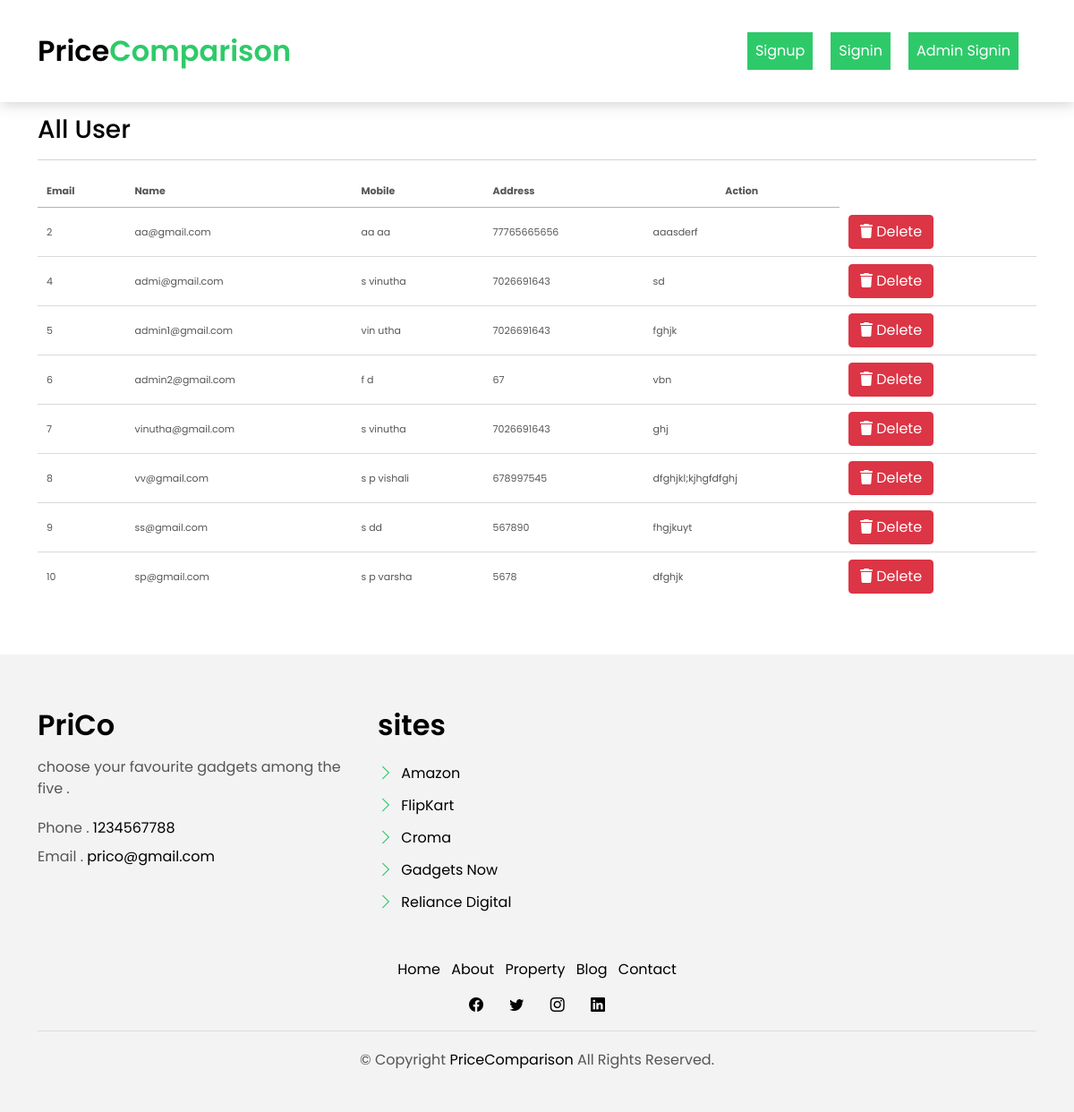
Before: /all-user/ with the older database file.
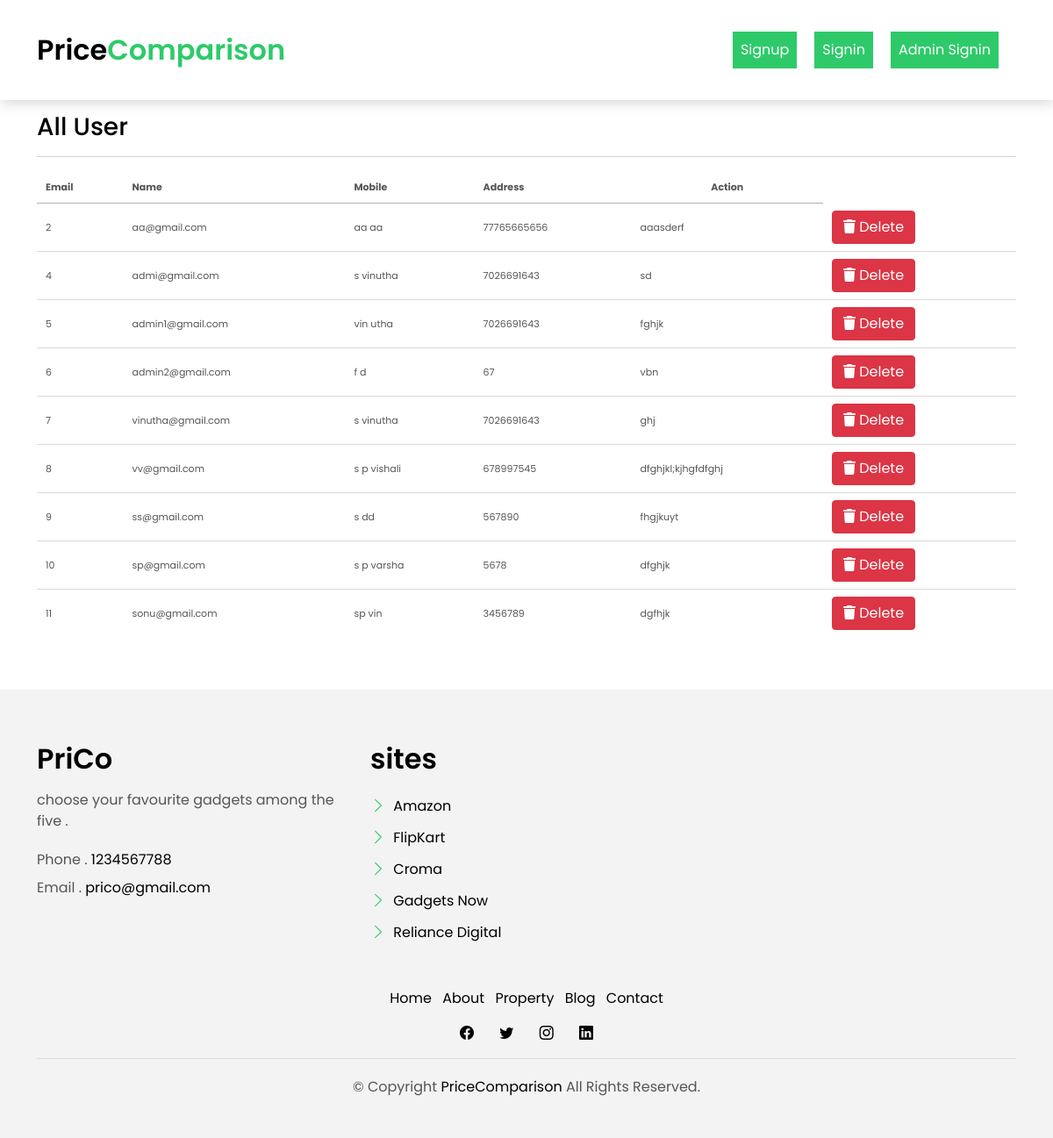
After: the same page with the newer database file.
### myapp/models.py (models this page shows, shortened)
class Register(models.Model):
    user = models.ForeignKey(User, on_delete=models.CASCADE, null=True, blank=True)
    mobile = models.CharField(max_length=10, null=True, blank=True)
    address = models.TextField(null=True, blank=True)

### myapp/views.py (the view)
# urls.py: path('all-user/', all_user, name="all_user"),
def all_user(request):
    data = Register.objects.filter()
    return render(request, "all_user.html", locals())

### myapp/templates/all_user.html (shortened to what this page needs)
{% include 'base.html' %} {% load static %} {% block body %}
<link
  rel="stylesheet"
  href="https://cdnjs.cloudflare.com/ajax/libs/font-awesome/6.2.0/css/all.min.css"
/>
<section class="section-services section-t8">
  <div class="container">
    <h3>All User</h3>
    <hr />
    <div class="table-responsive">
      <table id="example1" class="display nowrap" style="width: 100%">
        <thead>
          <tr>
            <th>Email</th>
            <th>Name</th>
            <th>Mobile</th>
            <th>Address</th>
            <th style="text-align: center">Action</th>
          </tr>
        </thead>
        <tbody>
          {% for i in data %}
          <tr>
            <td>{{i.id}}</td>
            <td>{{i.user.username}}</td>
            <td>{{i.user.first_name}} {{i.user.last_name}}</td>
            <td>{{i.mobile}}</td>
            <td>{{i.address}}</td>
            <td>
              <a
                href="/delete-user/{{i.id}}/"
                title="Delete History"
                class="btn btn-danger"
                onclick="return confirm('Are your sure?')"
                ><i class="fas fa-trash" aria-hidden="true"></i> Delete</a
              >
            </td>
          </tr>
          {% endfor %}
        </tbody>
      </table>
    </div>
  </div>
  {% include 'footer.html' %} {% include 'tablecdn.html' %} {% endblock %}
</section>

Changed rows visible on the page:
added Register: id "11", user.username "sonu@gmail.com", user.first_name "sp", user.last_name "vin", mobile "3456789", address "dgfhjk"
